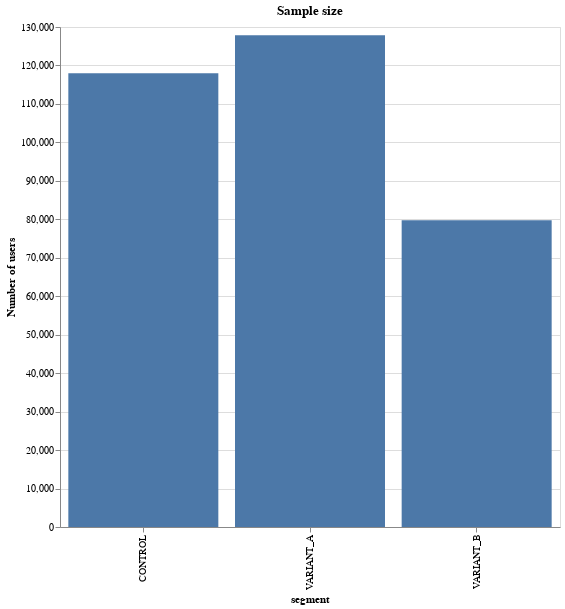

The cell this chart's notebook holds for it:
### Code cell
df = pd.read_csv("cs_contacts.csv")

df = df.groupby(["segment"])["user_id"].agg("nunique").reset_index()

alt.Chart(df).mark_bar().encode(
    x=alt.X("segment:N"), y=alt.Y("user_id:Q", axis=alt.Axis(title="Number of users"))
).properties(width=500, height=500, title="Sample size")

### Figure 1 — Vega-Lite specification as saved in the notebook (floating-point values rounded to 4 significant figures)
{"config": {"view": {"continuousWidth": 400, "continuousHeight": 300}}, "data": {"name": "data-e79163953738474a2af00b227ff1c14e"}, "mark": "bar", "encoding": {"x": {"type": "nominal", "field": "segment"}, "y": {"type": "quantitative", "axis": {"title": "Number of users"}, "field": "user_id"}}, "height": 500, "title": "Sample size", "width": 500, "$schema": "https://vega.github.io/schema/vega-lite/v4.0.2.json", "datasets": {"data-e79163953738474a2af00b227ff1c14e": [{"segment": "CONTROL", "user_id": 117982}, {"segment": "VARIANT_A", "user_id": 127876}, {"segment": "VARIANT_B", "user_id": 79771}]}}
